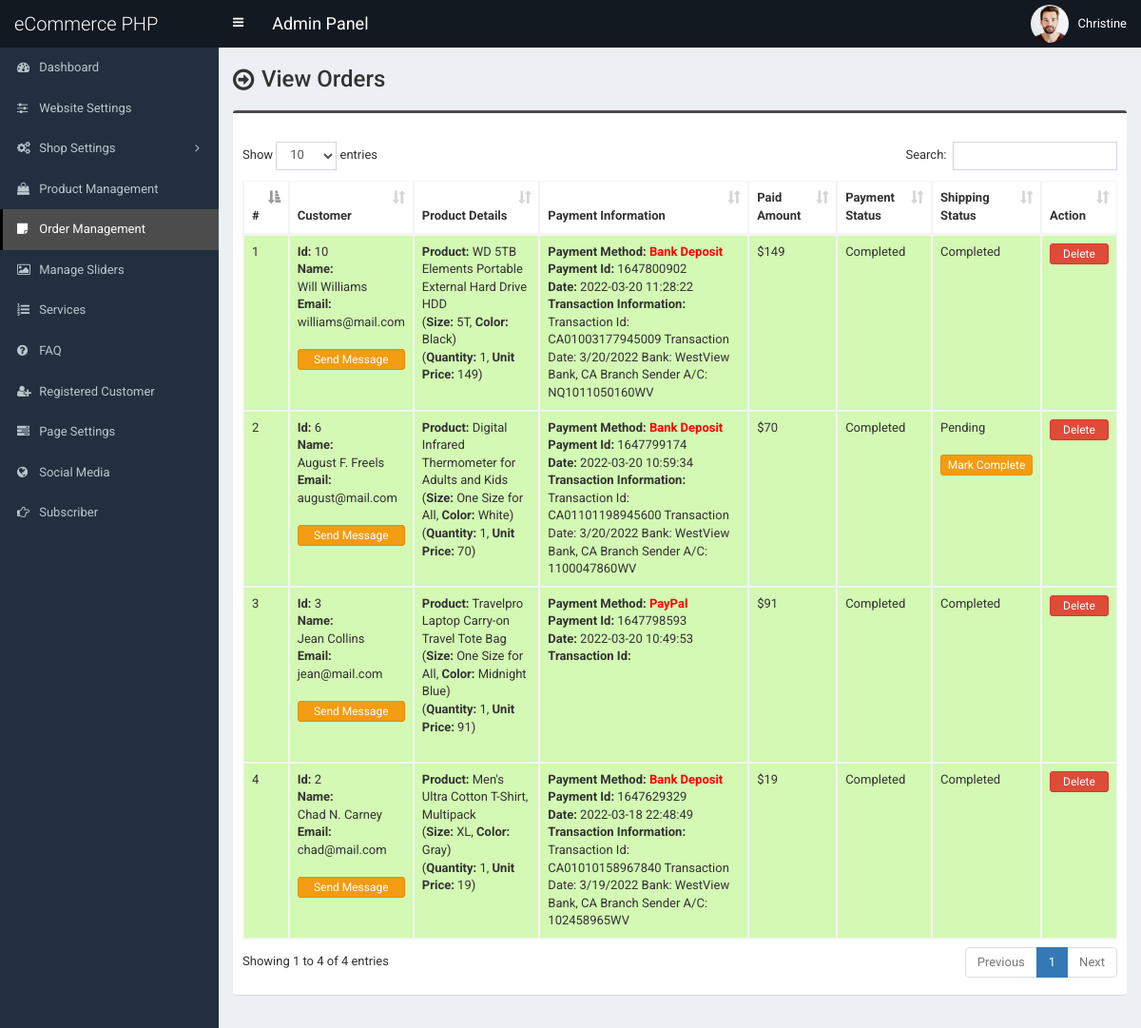
The page /admin/order.php (signed in) on the database its author committed.
### tables this page shows
CREATE TABLE `tbl_payment` (
  `id` int(11) NOT NULL,
  `customer_id` int(11) NOT NULL,
  `customer_name` varchar(255) NOT NULL,
  `customer_email` varchar(255) NOT NULL,
  `payment_date` varchar(50) NOT NULL,
  `txnid` varchar(255) NOT NULL,
  `paid_amount` int(11) NOT NULL,
  `card_number` varchar(50) NOT NULL,
  `card_cvv` varchar(10) NOT NULL,
  `card_month` varchar(10) NOT NULL,
  `card_year` varchar(10) NOT NULL,
  `bank_transaction_info` text NOT NULL,
  `payment_method` varchar(20) NOT NULL,
  `payment_status` varchar(25) NOT NULL,
  `shipping_status` varchar(20) NOT NULL,
  `payment_id` varchar(255) NOT NULL
);

CREATE TABLE `tbl_order` (
  `id` int(11) NOT NULL,
  `product_id` int(11) NOT NULL,
  `product_name` varchar(255) NOT NULL,
  `size` varchar(100) NOT NULL,
  `color` varchar(100) NOT NULL,
  `quantity` varchar(50) NOT NULL,
  `unit_price` varchar(50) NOT NULL,
  `payment_id` varchar(255) NOT NULL
);

### admin/order.php (the view, shortened to what this page needs)
<?php require_once('header.php'); ?>
<section class="content-header">
	<div class="content-header-left">
		<h1>View Orders</h1>
	</div>
</section>
<section class="content">
  <div class="row">
    <div class="col-md-12">
      <div class="box box-info">
        <div class="box-body table-responsive">
          <table id="example1" class="table table-bordered table-hover table-striped">
			<thead>
			    <tr>
			        <th>#</th>
                    <th>Customer</th>
			        <th>Product Details</th>
                    <th>
                    	Payment Information
                    </th>
                    <th>Paid Amount</th>
                    <th>Payment Status</th>
                    <th>Shipping Status</th>
			        <th>Action</th>
			    </tr>
			</thead>
            <tbody>
            	<?php
            	$i=0;
            	$statement = $pdo->prepare("SELECT * FROM tbl_payment ORDER by id DESC");
            	$statement->execute();
            	$result = $statement->fetchAll(PDO::FETCH_ASSOC);
            	foreach ($result as $row) {
            		$i++;
            		?>
					<tr class="<?php if($row['payment_status']=='Pending'){echo 'bg-r';}else{echo 'bg-g';} ?>">
	                    <td><?php echo $i; ?></td>
	                    <td>
                            <b>Id:</b> <?php echo $row['customer_id']; ?><br>
                            <b>Name:</b><br> <?php echo $row['customer_name']; ?><br>
                            <b>Email:</b><br> <?php echo $row['customer_email']; ?><br><br>
                            <a href="#" data-toggle="modal" data-target="#model-<?php echo $i; ?>"class="btn btn-warning btn-xs" style="width:100%;margin-bottom:4px;">Send Message</a>
                        </td>
                        <td>
                           <?php
                           $statement1 = $pdo->prepare("SELECT * FROM tbl_order WHERE payment_id=?");
                           $statement1->execute(array($row['payment_id']));
                           $result1 = $statement1->fetchAll(PDO::FETCH_ASSOC);
                           foreach ($result1 as $row1) {
                                echo '<b>Product:</b> '.$row1['product_name'];
                                echo '<br>(<b>Size:</b> '.$row1['size'];
                                echo ', <b>Color:</b> '.$row1['color'].')';
                                echo '<br>(<b>Quantity:</b> '.$row1['quantity'];
                                echo ', <b>Unit Price:</b> '.$row1['unit_price'].')';
                                echo '<br><br>';
                           }
                           ?>
                        </td>
                        <td>
                        	<?php if($row['payment_method'] == 'PayPal'): ?>
                        		<b>Payment Method:</b> <?php echo '<span style="color:red;"><b>'.$row['payment_method'].'</b></span>'; ?><br>
                        		<b>Payment Id:</b> <?php echo $row['payment_id']; ?><br>
                        		<b>Date:</b> <?php echo $row['payment_date']; ?><br>
                        		<b>Transaction Id:</b> <?php echo $row['txnid']; ?><br>
                        	<?php elseif($row['payment_method'] == 'Bank Deposit'): ?>
                        		<b>Payment Method:</b> <?php echo '<span style="color:red;"><b>'.$row['payment_method'].'</b></span>'; ?><br>
                        		<b>Payment Id:</b> <?php echo $row['payment_id']; ?><br>
								<b>Date:</b> <?php echo $row['payment_date']; ?><br>
                        		<b>Transaction Information:</b> <br><?php echo $row['bank_transaction_info']; ?><br>
                        	<?php endif; ?>
                        </td>
                        <td>$<?php echo $row['paid_amount']; ?></td>
                        <td>
                            <?php echo $row['payment_status']; ?>
                            <br><br>
                        </td>
                        <td>
                            <?php echo $row['shipping_status']; ?>
                            <br><br>
                            <?php
                            if($row['payment_status']=='Completed') {
                                if($row['shipping_status']=='Pending'){
                                    ?>
                                    <a href="shipping-change-status.php?id=<?php echo $row['id']; ?>&task=Completed" class="btn btn-warning btn-xs" style="width:100%;margin-bottom:4px;">Mark Complete</a>
                                    <?php
                                }
                            }
                            ?>
                        </td>
	                    <td>
                            <a href="#" class="btn btn-danger btn-xs" data-href="order-delete.php?id=<?php echo $row['id']; ?>" data-toggle="modal" data-target="#confirm-delete" style="width:100%;">Delete</a>
	                    </td>
	                </tr>
            		<?php
            	}
            	?>
            </tbody>
          </table>
        </div>
      </div>
</section>
<?php require_once('footer.php'); ?>

### admin/style.css (style rules this page uses)
body { font-size: 13px; font-family: "Roboto", sans-serif; }
.content-header > h1, .content-header .content-header-left h1 { font-family: "Roboto", sans-serif; }
.box-info { padding-top: 20px; }
.content-header { overflow: hidden; }
.content-header .content-header-left { float: left; padding-top: 5px; }
.content-header .content-header-left h1 { margin-top: 0; margin-bottom: 0; padding-left: 30px; padding-bottom: 5px; font-size: 24px; position: relative; }
.content-header .content-header-left h1:before { position: absolute; top: 0; left: 0; font-family: "FontAwesome", sans-serif; font-size: 26px; content: "\f18e"; }
.box.box-info { border-top-color: #4c4c4c; }
.bg-g { background: #d3f9b4 !important; }

### rows shown on the page
tbl_payment: customer "10", customer_name "Will Williams", customer_email "williams@mail.com", payment_method "Bank Deposit", payment "1647800902", payment_date "2022-03-20 11:28:22", bank_transaction_info "Transaction Id: CA01003177945009 Transaction Date: 3/20/2022 Bank: WestView Bank, CA Branch Sender A/C: NQ1011050160WV", paid_amount "149", payment_status "Completed", shipping_status "Completed"
tbl_order: product_name "WD 5TB Elements Portable External Hard Drive HDD", size "5T", color "Black", quantity "1", unit_price "149"
tbl_payment: customer "6", customer_name "August F. Freels", customer_email "august@mail.com", payment_method "Bank Deposit", payment "1647799174", payment_date "2022-03-20 10:59:34", bank_transaction_info "Transaction Id: CA01101198945600 Transaction Date: 3/20/2022 Bank: WestView Bank, CA Branch Sender A/C: 1100047860WV", paid_amount "70", payment_status "Completed", shipping_status "Pending"
tbl_order: product_name "Digital Infrared Thermometer for Adults and Kids", size "One Size for All", color "White", quantity "1", unit_price "70"
tbl_payment: customer "3", customer_name "Jean Collins", customer_email "jean@mail.com", payment_method "PayPal", payment "1647798593", payment_date "2022-03-20 10:49:53", paid_amount "91", payment_status "Completed", shipping_status "Completed"
tbl_order: product_name "Travelpro Laptop Carry-on Travel Tote Bag", size "One Size for All", color "Midnight Blue", quantity "1", unit_price "91"
tbl_payment: customer "2", customer_name "Chad N. Carney", customer_email "chad@mail.com", payment_method "Bank Deposit", payment "1647629329", payment_date "2022-03-18 22:48:49", bank_transaction_info "Transaction Id: CA01010158967840 Transaction Date: 3/19/2022 Bank: WestView Bank, CA Branch Sender A/C: 102458965WV", paid_amount "19", payment_status "Completed", shipping_status "Completed"
tbl_order: product_name "Men's Ultra Cotton T-Shirt, Multipack", size "XL", color "Gray", quantity "1", unit_price "19"

### other values the page prints
$_SESSION['user']['full_name'] "Christine"
